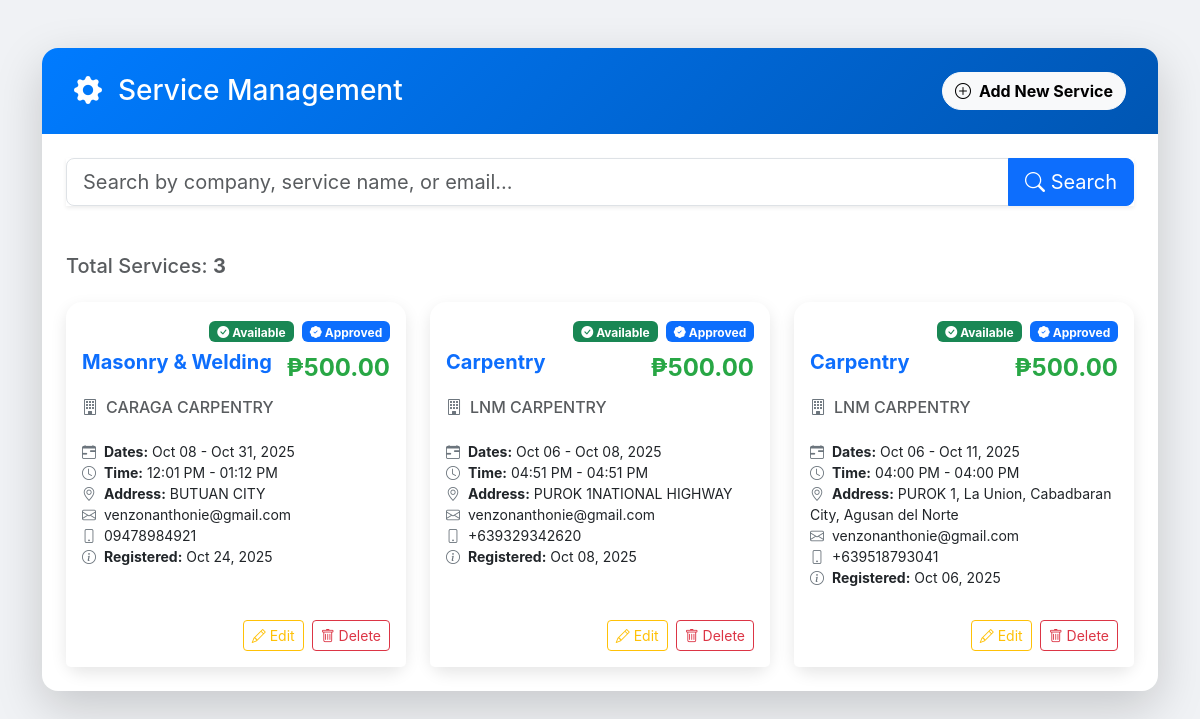
/content/service_management.php, run on an earlier commit of the app's database.
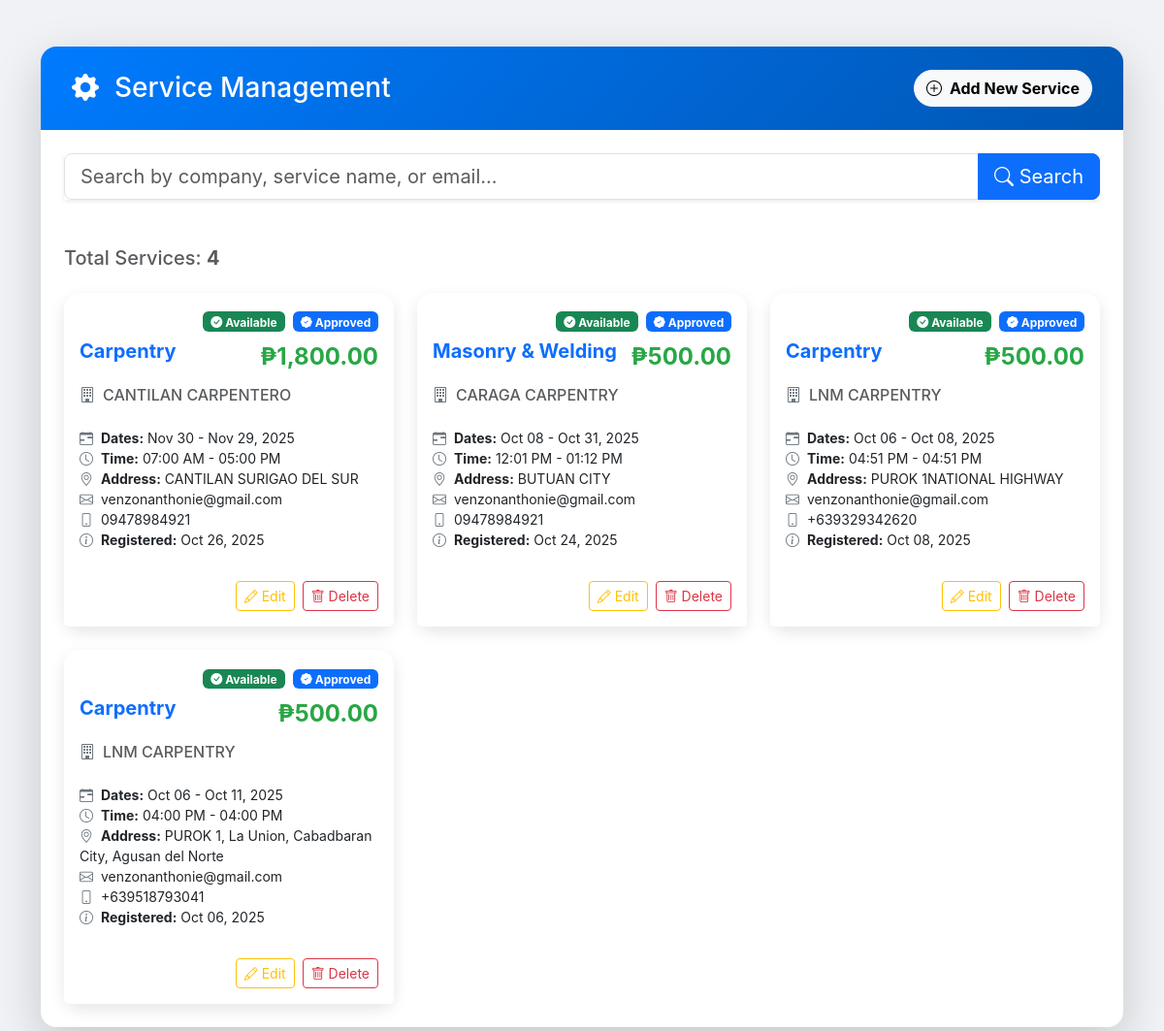
And on a later commit of the database.
### tables this page shows
CREATE TABLE `service_providers` (
  `id` int(11) NOT NULL,
  `user_id` int(11) NOT NULL,
  `company_name` varchar(255) NOT NULL,
  `company_address` text NOT NULL,
  `company_email` varchar(255) NOT NULL,
  `contact_number` varchar(50) NOT NULL,
  `service_name` varchar(255) NOT NULL,
  `description` text DEFAULT NULL,
  `registration_date` timestamp NOT NULL DEFAULT current_timestamp(),
  `service_id` int(11) DEFAULT NULL,
  `service_description` text DEFAULT NULL,
  `price` decimal(10,2) NOT NULL,
  `available_date` date NOT NULL DEFAULT '2025-01-01',
  `available_time` time NOT NULL DEFAULT '00:00:00',
  `is_approved` int(11) NOT NULL,
  `available_date_from` date DEFAULT NULL,
  `available_date_to` date DEFAULT NULL,
  `available_time_from` time DEFAULT NULL,
  `available_time_to` time DEFAULT NULL,
  `is_available` tinyint(1) NOT NULL DEFAULT 1
);

### content/service_management.php (the view, shortened to what the changed rows need)
<?php
require '../db.php';
$search = $_GET['search'] ?? '';
$query = "SELECT * FROM service_providers
          WHERE CONCAT(company_name, ' ', service_name, ' ', company_email) LIKE ?
          ORDER BY registration_date DESC";
$stmt = $conn->prepare($query);
$like = "%$search%";
$stmt->bind_param("s", $like);
$stmt->execute();
$result = $stmt->get_result();
$services = $result->fetch_all(MYSQLI_ASSOC);
?>
<!DOCTYPE html>
<html lang="en">
<head>
<link href="https://cdn.jsdelivr.net/npm/bootstrap@5.3.3/dist/css/bootstrap.min.css" rel="stylesheet">
<link href="https://cdn.jsdelivr.net/npm/bootstrap-icons@1.11.3/font/bootstrap-icons.css" rel="stylesheet">
</head>
<body>
<div class="container py-5">
    <div class="card shadow-lg">
        <div class="card-body p-4">
            <h5 class="mb-4 text-muted">Total Services: <strong><?= count($services); ?></strong></h5>
            <div class="row row-cols-1 row-cols-md-2 row-cols-lg-3 g-4">
            <?php if (count($services) > 0): ?>
                <?php foreach ($services as $row): ?>
                <div class="col">
                    <div class="card h-100 position-relative">
                        <div class="status-badge-container">
                            <?php if ($row['is_available']): ?>
                                <span class="badge bg-success me-1"><i class="bi bi-check-circle-fill"></i> Available</span>
                            <?php else: ?>
                                <span class="badge bg-secondary me-1"><i class="bi bi-clock-fill"></i> Not Available</span>
                            <?php endif; ?>
                            <?php if ($row['is_approved']): ?>
                                <span class="badge bg-primary"><i class="bi bi-patch-check-fill"></i> Approved</span>
                            <?php else: ?>
                                <span class="badge bg-warning text-dark"><i class="bi bi-hourglass-split"></i> Pending</span>
                            <?php endif; ?>
                        </div>
                        <div class="card-body pt-5">
                            <div class="d-flex justify-content-between align-items-start mb-3">
                                <h5 class="card-title fw-bold text-primary"><?= htmlspecialchars($row['service_name']); ?></h5>
                                <span class="price-tag">₱<?= number_format($row['price'], 2); ?></span>
                            </div>
                            <h6 class="card-subtitle mb-2 text-muted"><i class="icon-detail bi bi-building"></i><?= htmlspecialchars($row['company_name']); ?></h6>
                            <ul class="list-unstyled small mt-3">
                                <li><i class="icon-detail bi bi-calendar-range"></i><strong>Dates:</strong> <?= date('M d', strtotime($row['available_date_from'])) ?> - <?= date('M d, Y', strtotime($row['available_date_to'])) ?></li>
                                <li><i class="icon-detail bi bi-clock"></i><strong>Time:</strong> <?= date('h:i A', strtotime($row['available_time_from'])) ?> - <?= date('h:i A', strtotime($row['available_time_to'])) ?></li>
                                <li><i class="icon-detail bi bi-geo-alt"></i><strong>Address:</strong> <?= htmlspecialchars($row['company_address']); ?></li>
                                <li><i class="icon-detail bi bi-envelope"></i><?= htmlspecialchars($row['company_email']); ?></li>
                                <li><i class="icon-detail bi bi-phone"></i><?= htmlspecialchars($row['contact_number']); ?></li>
                                <li><i class="icon-detail bi bi-info-circle"></i><strong>Registered:</strong> <?= date("M d, Y", strtotime($row['registration_date'])); ?></li>
                            </ul>
                        </div>
                        <div class="card-footer bg-white border-0 pt-0 pb-3 d-flex justify-content-end">
                            <button class="btn btn-sm btn-outline-warning me-2" data-bs-toggle="modal" data-bs-target="#editServiceModal<?= $row['id']; ?>"><i class="bi bi-pencil"></i> Edit</button>
                            <button class="btn btn-sm btn-outline-danger" data-bs-toggle="modal" data-bs-target="#deleteServiceModal<?= $row['id']; ?>"><i class="bi bi-trash"></i> Delete</button>
                        </div>
                    </div>
                </div>
                <?php endforeach; ?>
            <?php endif; ?>
            </div>
        </div>
    </div>
</div>
</body>
</html>

What changed in the data, as far as the page shows it:
added service_providers: is_available 1 (drawn), is_approved 1 (drawn), service_name "Carpentry", price "1,800.00", company_name "CANTILAN CARPENTERO", available_date_from "Nov 30", available_date_to "Nov 29, 2025", available_time_from "07:00 AM", available_time_to "05:00 PM", company_address "CANTILAN SURIGAO DEL SUR", company_email "venzonanthonie@gmail.com", contact_number "09478984921", registration_date "Oct 26, 2025"
Also different on the page:
count($services): "3" → "4"
